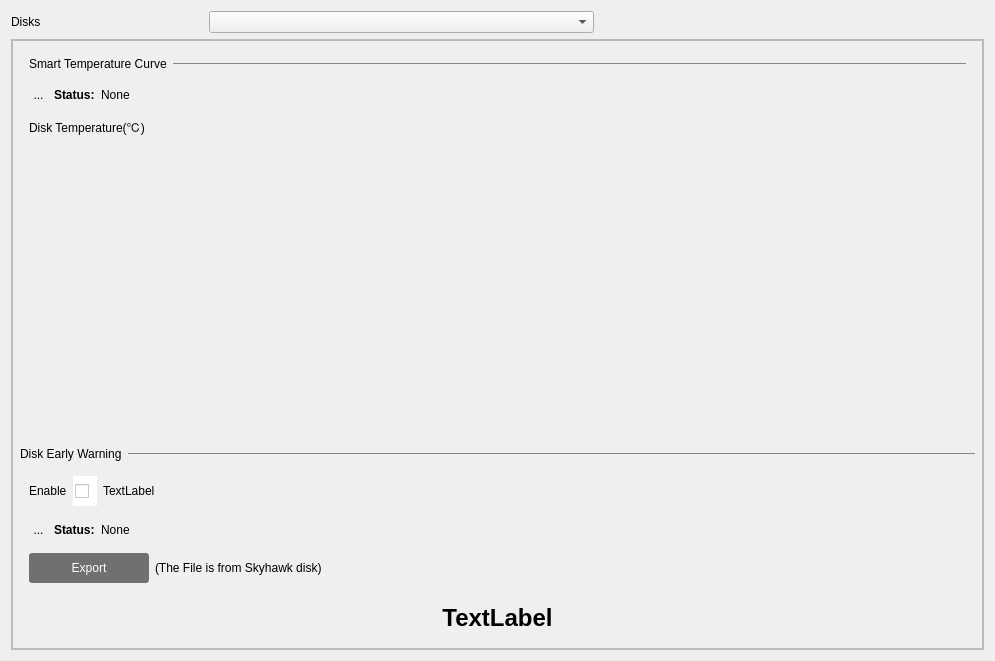
<?xml version="1.0" encoding="UTF-8"?>
<ui version="4.0">
 <class>TabDiskHealthDetection</class>
 <widget class="QWidget" name="TabDiskHealthDetection">
  <property name="geometry">
   <rect>
    <x>0</x>
    <y>0</y>
    <width>995</width>
    <height>661</height>
   </rect>
  </property>
  <property name="windowTitle">
   <string>Form</string>
  </property>
  <layout class="QVBoxLayout" name="verticalLayout">
   <item>
    <layout class="QHBoxLayout" name="horizontalLayout_2">
     <item>
      <widget class="QLabel" name="labelDisk">
       <property name="sizePolicy">
        <sizepolicy hsizetype="Preferred" vsizetype="Preferred">
         <horstretch>1</horstretch>
         <verstretch>0</verstretch>
        </sizepolicy>
       </property>
       <property name="text">
        <string>Disks</string>
       </property>
      </widget>
     </item>
     <item>
      <widget class="ComboBox" name="comboBoxDisk">
       <property name="sizePolicy">
        <sizepolicy hsizetype="Preferred" vsizetype="Fixed">
         <horstretch>2</horstretch>
         <verstretch>0</verstretch>
        </sizepolicy>
       </property>
      </widget>
     </item>
     <item>
      <widget class="QWidget" name="widget_2" native="true">
       <property name="sizePolicy">
        <sizepolicy hsizetype="Preferred" vsizetype="Preferred">
         <horstretch>2</horstretch>
         <verstretch>0</verstretch>
        </sizepolicy>
       </property>
      </widget>
     </item>
    </layout>
   </item>
   <item>
    <widget class="QWidget" name="widgetContent" native="true">
     <property name="sizePolicy">
      <sizepolicy hsizetype="Preferred" vsizetype="Expanding">
       <horstretch>0</horstretch>
       <verstretch>0</verstretch>
      </sizepolicy>
     </property>
     <property name="styleSheet">
      <string notr="true">border:2px solid rgb(186, 189, 182)
</string>
     </property>
     <layout class="QVBoxLayout" name="verticalLayout_2">
      <item>
       <widget class="QWidget" name="widget1" native="true">
        <property name="styleSheet">
         <string notr="true">border:none</string>
        </property>
        <layout class="QHBoxLayout" name="horizontalLayout">
         <item>
          <widget class="NormalLabel" name="labelTip1">
           <property name="sizePolicy">
            <sizepolicy hsizetype="Preferred" vsizetype="Preferred">
             <horstretch>0</horstretch>
             <verstretch>0</verstretch>
            </sizepolicy>
           </property>
           <property name="text">
            <string>Smart Temperature Curve</string>
           </property>
          </widget>
         </item>
         <item>
          <widget class="QWidget" name="widget_5" native="true">
           <property name="sizePolicy">
            <sizepolicy hsizetype="Expanding" vsizetype="Preferred">
             <horstretch>0</horstretch>
             <verstretch>0</verstretch>
            </sizepolicy>
           </property>
           <property name="maximumSize">
            <size>
             <width>16777215</width>
             <height>1</height>
            </size>
           </property>
           <property name="styleSheet">
            <string notr="true">background-color:rgb(134, 134, 134)</string>
           </property>
          </widget>
         </item>
        </layout>
       </widget>
      </item>
      <item>
       <widget class="QWidget" name="widget_3" native="true">
        <property name="sizePolicy">
         <sizepolicy hsizetype="Preferred" vsizetype="Preferred">
          <horstretch>0</horstretch>
          <verstretch>6</verstretch>
         </sizepolicy>
        </property>
        <property name="styleSheet">
         <string notr="true">border:none</string>
        </property>
        <layout class="QVBoxLayout" name="verticalLayout_3">
         <property name="leftMargin">
          <number>0</number>
         </property>
         <property name="topMargin">
          <number>0</number>
         </property>
         <property name="rightMargin">
          <number>0</number>
         </property>
         <property name="bottomMargin">
          <number>0</number>
         </property>
         <item>
          <widget class="QWidget" name="widget1_3" native="true">
           <layout class="QHBoxLayout" name="horizontalLayout_5">
            <property name="leftMargin">
             <number>9</number>
            </property>
            <property name="topMargin">
             <number>0</number>
            </property>
            <property name="rightMargin">
             <number>9</number>
            </property>
            <property name="bottomMargin">
             <number>0</number>
            </property>
            <item>
             <widget class="QToolButton" name="toolButtonTemperatureStatus">
              <property name="text">
               <string>...</string>
              </property>
              <property name="icon">
               <iconset resource="../resource/resource.qrc">
                <normaloff>:/status/status/diskNormal.png</normaloff>:/status/status/diskNormal.png</iconset>
              </property>
             </widget>
            </item>
            <item>
             <widget class="NormalLabel" name="labelStatus1">
              <property name="font">
               <font>
                <weight>75</weight>
                <bold>true</bold>
               </font>
              </property>
              <property name="text">
               <string>Status:</string>
              </property>
             </widget>
            </item>
            <item>
             <widget class="NormalLabel" name="labelTemperatureStatus">
              <property name="text">
               <string>None</string>
              </property>
             </widget>
            </item>
            <item>
             <widget class="QWidget" name="widget" native="true">
              <property name="sizePolicy">
               <sizepolicy hsizetype="Expanding" vsizetype="Preferred">
                <horstretch>0</horstretch>
                <verstretch>0</verstretch>
               </sizepolicy>
              </property>
             </widget>
            </item>
           </layout>
          </widget>
         </item>
         <item>
          <widget class="QWidget" name="widgetTemperatureTable" native="true">
           <property name="sizePolicy">
            <sizepolicy hsizetype="Preferred" vsizetype="Expanding">
             <horstretch>0</horstretch>
             <verstretch>0</verstretch>
            </sizepolicy>
           </property>
           <layout class="QVBoxLayout" name="verticalLayout_5">
            <item>
             <widget class="NormalLabel" name="labelTableY">
              <property name="text">
               <string>Disk Temperature(℃)</string>
              </property>
             </widget>
            </item>
            <item>
             <widget class="QWidget" name="widget_6" native="true">
              <property name="sizePolicy">
               <sizepolicy hsizetype="Expanding" vsizetype="Expanding">
                <horstretch>0</horstretch>
                <verstretch>0</verstretch>
               </sizepolicy>
              </property>
              <layout class="QGridLayout" name="gridLayoutResult">
               <property name="leftMargin">
                <number>9</number>
               </property>
               <property name="topMargin">
                <number>9</number>
               </property>
               <property name="rightMargin">
                <number>9</number>
               </property>
               <property name="bottomMargin">
                <number>9</number>
               </property>
              </layout>
             </widget>
            </item>
           </layout>
          </widget>
         </item>
        </layout>
       </widget>
      </item>
      <item>
       <widget class="QWidget" name="widget1_2" native="true">
        <property name="sizePolicy">
         <sizepolicy hsizetype="Preferred" vsizetype="Preferred">
          <horstretch>0</horstretch>
          <verstretch>0</verstretch>
         </sizepolicy>
        </property>
        <property name="styleSheet">
         <string notr="true">border:none</string>
        </property>
        <layout class="QHBoxLayout" name="horizontalLayout_4">
         <property name="leftMargin">
          <number>0</number>
         </property>
         <property name="topMargin">
          <number>0</number>
         </property>
         <property name="rightMargin">
          <number>0</number>
         </property>
         <property name="bottomMargin">
          <number>0</number>
         </property>
         <item>
          <widget class="NormalLabel" name="labelTip2">
           <property name="text">
            <string>Disk Early Warning</string>
           </property>
          </widget>
         </item>
         <item>
          <widget class="QWidget" name="widget_7" native="true">
           <property name="sizePolicy">
            <sizepolicy hsizetype="Expanding" vsizetype="Preferred">
             <horstretch>0</horstretch>
             <verstretch>0</verstretch>
            </sizepolicy>
           </property>
           <property name="maximumSize">
            <size>
             <width>16777215</width>
             <height>1</height>
            </size>
           </property>
           <property name="styleSheet">
            <string notr="true">background-color:rgb(134, 134, 134)</string>
           </property>
          </widget>
         </item>
        </layout>
       </widget>
      </item>
      <item>
       <widget class="QWidget" name="widget_4" native="true">
        <property name="sizePolicy">
         <sizepolicy hsizetype="Preferred" vsizetype="Preferred">
          <horstretch>0</horstretch>
          <verstretch>2</verstretch>
         </sizepolicy>
        </property>
        <property name="styleSheet">
         <string notr="true">border:none</string>
        </property>
        <layout class="QVBoxLayout" name="verticalLayout_4">
         <property name="topMargin">
          <number>0</number>
         </property>
         <property name="bottomMargin">
          <number>0</number>
         </property>
         <item>
          <widget class="QWidget" name="widget_9" native="true">
           <layout class="QHBoxLayout" name="horizontalLayout_3">
            <property name="leftMargin">
             <number>0</number>
            </property>
            <property name="topMargin">
             <number>9</number>
            </property>
            <property name="rightMargin">
             <number>0</number>
            </property>
            <property name="bottomMargin">
             <number>0</number>
            </property>
            <item>
             <widget class="NormalLabel" name="labelEnable">
              <property name="text">
               <string>Enable</string>
              </property>
             </widget>
            </item>
            <item>
             <widget class="QCheckBox" name="checkBoxEnable">
              <property name="styleSheet">
               <string notr="true">QCheckBox
{
    outline: 0px;
    min-height: 30px;
    color: #4A4A4A;
    background: #ffffff;
    padding-left: 2px;
    padding-right: 2px;
}</string>
              </property>
              <property name="text">
               <string/>
              </property>
             </widget>
            </item>
            <item>
             <widget class="NormalLabel" name="labelEnableTip">
              <property name="text">
               <string>TextLabel</string>
              </property>
             </widget>
            </item>
            <item>
             <spacer name="horizontalSpacer">
              <property name="orientation">
               <enum>Qt::Horizontal</enum>
              </property>
              <property name="sizeHint" stdset="0">
               <size>
                <width>786</width>
                <height>20</height>
               </size>
              </property>
             </spacer>
            </item>
           </layout>
          </widget>
         </item>
         <item>
          <widget class="QWidget" name="widgetHealthSatus" native="true">
           <layout class="QHBoxLayout" name="horizontalLayout_6">
            <property name="spacing">
             <number>6</number>
            </property>
            <property name="leftMargin">
             <number>0</number>
            </property>
            <property name="topMargin">
             <number>9</number>
            </property>
            <property name="rightMargin">
             <number>0</number>
            </property>
            <property name="bottomMargin">
             <number>9</number>
            </property>
            <item>
             <widget class="QToolButton" name="toolButtonTemperatureStatus_2">
              <property name="text">
               <string>...</string>
              </property>
              <property name="icon">
               <iconset resource="../resource/resource.qrc">
                <normaloff>:/status/status/diskNormal.png</normaloff>:/status/status/diskNormal.png</iconset>
              </property>
             </widget>
            </item>
            <item>
             <widget class="NormalLabel" name="labelStatus2">
              <property name="font">
               <font>
                <weight>75</weight>
                <bold>true</bold>
               </font>
              </property>
              <property name="text">
               <string>Status:</string>
              </property>
             </widget>
            </item>
            <item>
             <widget class="NormalLabel" name="labelHealthStatus">
              <property name="text">
               <string>None</string>
              </property>
             </widget>
            </item>
            <item>
             <widget class="QWidget" name="widget_8" native="true">
              <property name="sizePolicy">
               <sizepolicy hsizetype="Expanding" vsizetype="Preferred">
                <horstretch>0</horstretch>
                <verstretch>0</verstretch>
               </sizepolicy>
              </property>
             </widget>
            </item>
           </layout>
          </widget>
         </item>
         <item>
          <widget class="QWidget" name="widgetHealthButton" native="true">
           <layout class="QHBoxLayout" name="horizontalLayout_7">
            <property name="leftMargin">
             <number>0</number>
            </property>
            <property name="topMargin">
             <number>0</number>
            </property>
            <property name="rightMargin">
             <number>0</number>
            </property>
            <property name="bottomMargin">
             <number>0</number>
            </property>
            <item>
             <widget class="MyPushButton" name="pushButtonExport">
              <property name="styleSheet">
               <string notr="true">QPushButton
{
    outline: 0px;
    border: 0px;
    border-radius: 3px;
    padding-left: 20px;
    padding-right: 20px;
    min-width: 80px;
    min-height: 30px;
    color: #FFFFFF;
    background-color: #707070;
}
QPushButton:disabled
{
    background-color: rgb(190, 190, 190);
    color: #4A4A4A;
}
QPushButton:hover
{
    background-color: #0aa8e3;
}
QPushButton:focus
{
    background-color: #0aa8e3;
}
QPushButton:pressed
{
    background-color: #7b7b7b;
}
QPushButton::checked
{
    background-color: #2B9CC6;
}</string>
              </property>
              <property name="text">
               <string>Export</string>
              </property>
             </widget>
            </item>
            <item>
             <widget class="NormalLabel" name="labelExport">
              <property name="text">
               <string>(The File is from Skyhawk disk)</string>
              </property>
             </widget>
            </item>
            <item>
             <widget class="QWidget" name="widget_10" native="true">
              <property name="sizePolicy">
               <sizepolicy hsizetype="Expanding" vsizetype="Preferred">
                <horstretch>0</horstretch>
                <verstretch>0</verstretch>
               </sizepolicy>
              </property>
             </widget>
            </item>
           </layout>
          </widget>
         </item>
         <item>
          <widget class="QWidget" name="widgetExpend" native="true">
           <property name="sizePolicy">
            <sizepolicy hsizetype="Preferred" vsizetype="Expanding">
             <horstretch>0</horstretch>
             <verstretch>0</verstretch>
            </sizepolicy>
           </property>
          </widget>
         </item>
         <item>
          <widget class="QWidget" name="widgetNotSupport" native="true">
           <property name="sizePolicy">
            <sizepolicy hsizetype="Preferred" vsizetype="Expanding">
             <horstretch>0</horstretch>
             <verstretch>0</verstretch>
            </sizepolicy>
           </property>
           <layout class="QVBoxLayout" name="verticalLayout_6">
            <item>
             <widget class="NormalLabel" name="labelNotSupport">
              <property name="font">
               <font>
                <pointsize>18</pointsize>
                <weight>75</weight>
                <bold>true</bold>
               </font>
              </property>
              <property name="text">
               <string>TextLabel</string>
              </property>
              <property name="alignment">
               <set>Qt::AlignCenter</set>
              </property>
             </widget>
            </item>
           </layout>
          </widget>
         </item>
        </layout>
       </widget>
      </item>
     </layout>
    </widget>
   </item>
  </layout>
 </widget>
 <customwidgets>
  <customwidget>
   <class>ComboBox</class>
   <extends>QComboBox</extends>
   <header>combobox.h</header>
  </customwidget>
  <customwidget>
   <class>MyPushButton</class>
   <extends>QPushButton</extends>
   <header>mypushbutton.h</header>
  </customwidget>
  <customwidget>
   <class>NormalLabel</class>
   <extends>QLabel</extends>
   <header>normallabel.h</header>
  </customwidget>
 </customwidgets>
 <resources>
  <include location="../resource/resource.qrc"/>
 </resources>
 <connections/>
</ui>
